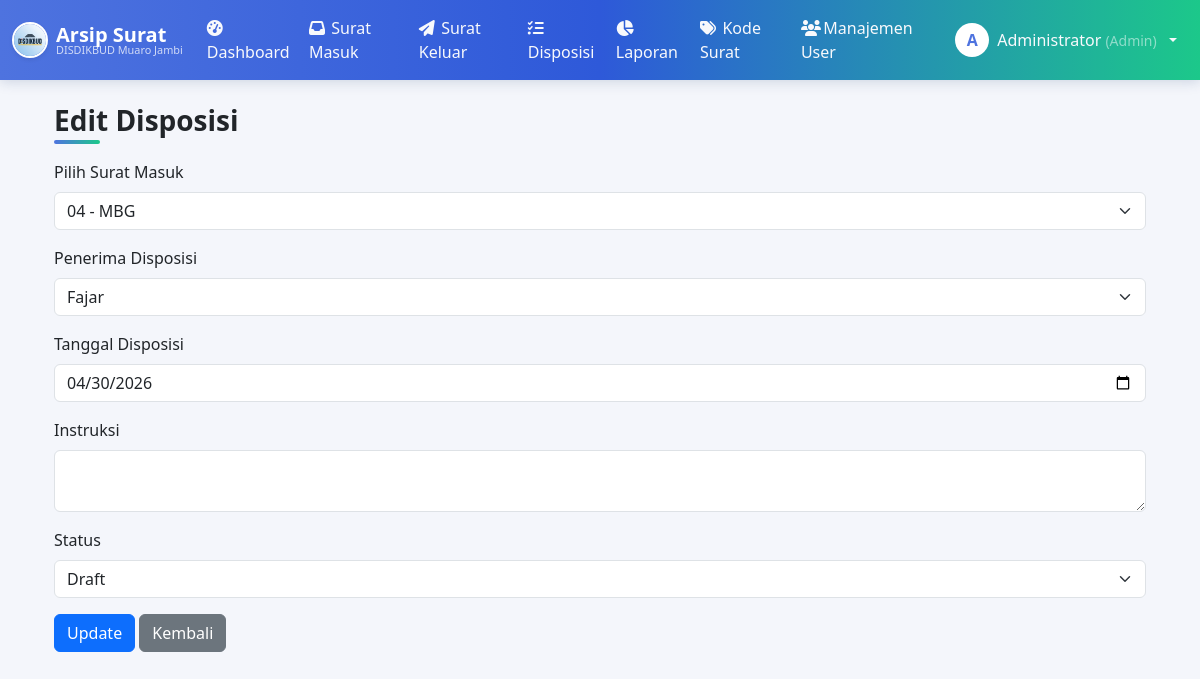
Screenshot of /admin/disposisi_edit.php?id=9 (signed in) with the database file from the repository.
### tables this page shows
CREATE TABLE `disposisi` (
  `id` int(11) NOT NULL,
  `surat_masuk_id` int(11) DEFAULT NULL,
  `pengirim_id` int(11) DEFAULT NULL,
  `penerima_id` int(11) DEFAULT NULL,
  `tgl_disposisi` date DEFAULT NULL,
  `instruksi` text DEFAULT NULL,
  `catatan_pimpinan` text DEFAULT NULL,
  `status` enum('draft','menunggu_verifikasi','terverifikasi','diproses_tata_usaha','selesai') DEFAULT 'draft',
  `created_at` timestamp NULL DEFAULT current_timestamp(),
  `updated_at` timestamp NULL DEFAULT current_timestamp() ON UPDATE current_timestamp()
);

CREATE TABLE `surat_masuk` (
  `id` int(11) NOT NULL,
  `no_agenda` varchar(50) DEFAULT NULL,
  `no_surat` varchar(100) DEFAULT NULL,
  `tgl_surat` date DEFAULT NULL,
  `tgl_diterima` date DEFAULT NULL,
  `pengirim` varchar(150) DEFAULT NULL,
  `instansi` varchar(150) DEFAULT NULL,
  `perihal` varchar(255) DEFAULT NULL,
  `kategori` varchar(100) DEFAULT NULL,
  `file_surat` varchar(255) DEFAULT NULL,
  `status` enum('draft','menunggu_verifikasi','terverifikasi','diproses_tata_usaha','selesai') DEFAULT 'draft',
  `created_at` timestamp NULL DEFAULT current_timestamp()
);

CREATE TABLE `users` (
  `id` int(11) NOT NULL,
  `nama` varchar(100) DEFAULT NULL,
  `email` varchar(100) DEFAULT NULL,
  `password` varchar(255) DEFAULT NULL,
  `role` varchar(20) NOT NULL,
  `created_at` timestamp NULL DEFAULT current_timestamp()
);

### includes/tracking.php (called while the page is built, shortened)
<?php
function getStatusSteps() {
    return [
        'draft'                 => 'Draft',
        'menunggu_verifikasi'   => 'Menunggu Verifikasi',
        'terverifikasi'         => 'Terverifikasi',
        'diproses_tata_usaha'   => 'Diproses Tata Usaha',
        'selesai'               => 'Selesai',
    ];
}

### admin/disposisi_edit.php (the view, shortened to what this page needs)
<?php
include "../includes/tracking.php";
$id = intval($_GET['id']);
$result = mysqli_query($conn, "SELECT * FROM disposisi WHERE id=$id");
$disposisi = mysqli_fetch_assoc($result);
$surat = mysqli_query($conn, "SELECT id, no_surat, perihal FROM surat_masuk ORDER BY tgl_surat DESC");
$users = mysqli_query($conn, "SELECT id, nama FROM users ORDER BY nama ASC");
?>
<?php include "../includes/header.php"; ?>
<div class="container mt-4">
  <h3 class="fw-bold mb-3">Edit Disposisi</h3>
  <form method="POST">
    <div class="mb-3">
      <label class="form-label">Pilih Surat Masuk</label>
      <select name="surat_masuk_id" class="form-select" required>
        <?php while($s=mysqli_fetch_assoc($surat)): ?>
          <option value="<?= $s['id']; ?>" <?= $s['id']==$disposisi['surat_masuk_id']?'selected':'' ?>>
            <?= $s['no_surat']; ?> - <?= htmlspecialchars($s['perihal']); ?>
          </option>
        <?php endwhile; ?>
      </select>
    </div>
    <div class="mb-3">
      <label class="form-label">Penerima Disposisi</label>
      <select name="penerima_id" class="form-select" required>
        <?php while($u=mysqli_fetch_assoc($users)): ?>
          <option value="<?= $u['id']; ?>" <?= $u['id']==$disposisi['penerima_id']?'selected':'' ?>>
            <?= htmlspecialchars($u['nama']); ?>
          </option>
        <?php endwhile; ?>
      </select>
    </div>
    <div class="mb-3">
      <label class="form-label">Tanggal Disposisi</label>
      <input type="date" name="tgl_disposisi" value="<?= $disposisi['tgl_disposisi']; ?>" class="form-control" required>
    </div>
    <div class="mb-3">
      <label class="form-label">Instruksi</label>
      <textarea name="instruksi" class="form-control" required><?= htmlspecialchars($disposisi['instruksi']); ?></textarea>
    </div>
    <div class="mb-3">
      <label class="form-label">Status</label>
      <select name="status" class="form-select" required>
        <?php foreach (getStatusSteps() as $key => $label): ?>
          <option value="<?= $key; ?>" <?= $disposisi['status'] == $key ? 'selected' : ''; ?>><?= $label; ?></option>
        <?php endforeach; ?>
      </select>
    </div>
    <button type="submit" class="btn btn-primary">Update</button>
    <a href="disposisi.php" class="btn btn-secondary">Kembali</a>
  </form>
</div>
<?php include "../includes/footer.php"; ?>

### assets/css/style.css (style rules this page uses)
.container h3.fw-bold { position: relative; display: inline-block; padding-bottom: .4rem; margin-bottom: 1.2rem; }
.container h3.fw-bold::after { content: ''; position: absolute; left: 0; bottom: 0; width: 46px; height: 4px; border-radius: 4px; background: linear-gradient(90deg, #4e73df, #1cc88a); }

### includes/header.php (style rules this page uses)
body { background-color: #f4f6fb; font-family: 'Segoe UI', Tahoma, Geneva, Verdana, sans-serif; }

### rows the page displays
disposisi: surat_masuk_id "04 - MBG", penerima_id "Fajar", tgl_disposisi "04/30/2026", status "Draft"

### other values shown
$inisial "A"
$nama_user "Administrator"
$label "Admin"
